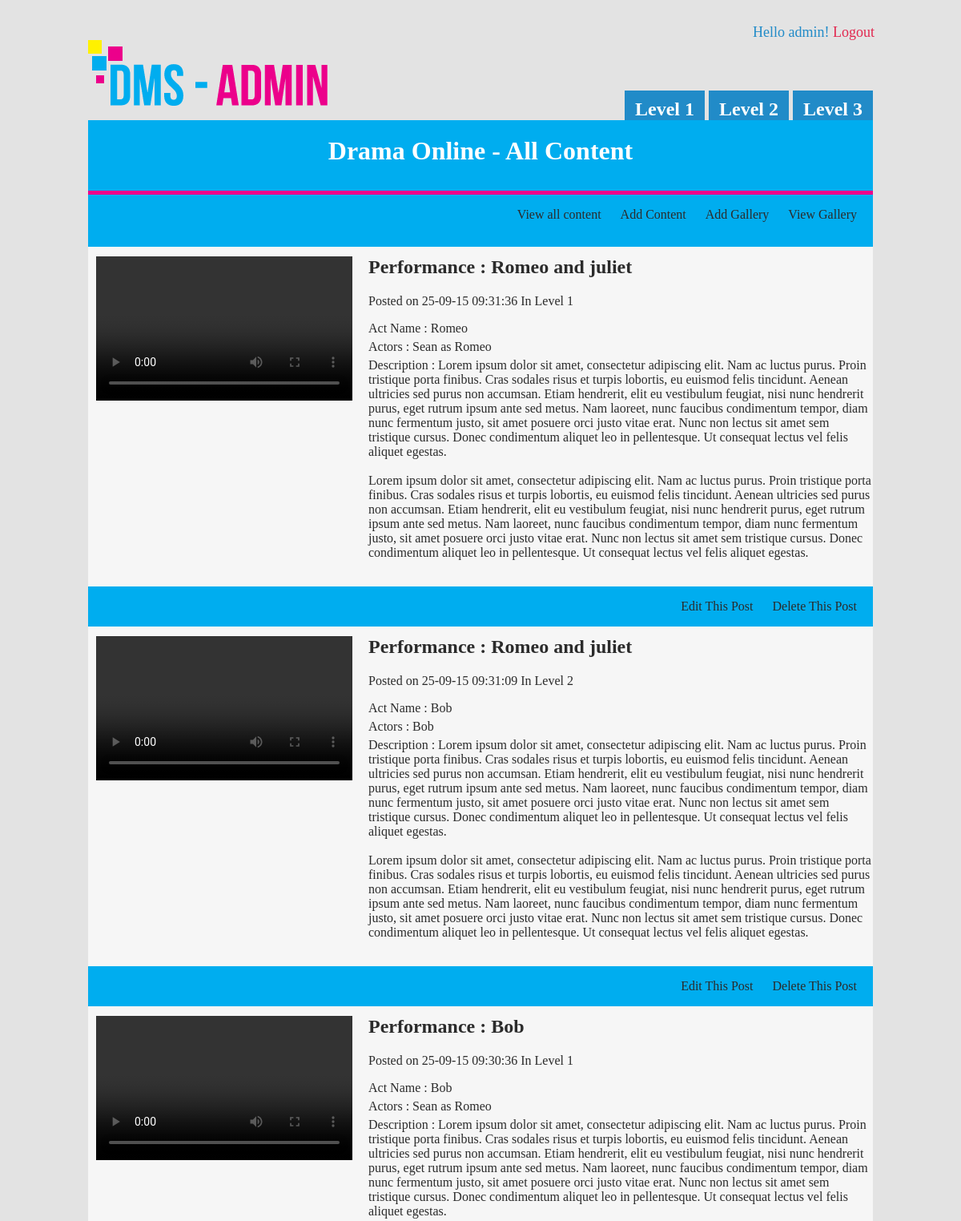
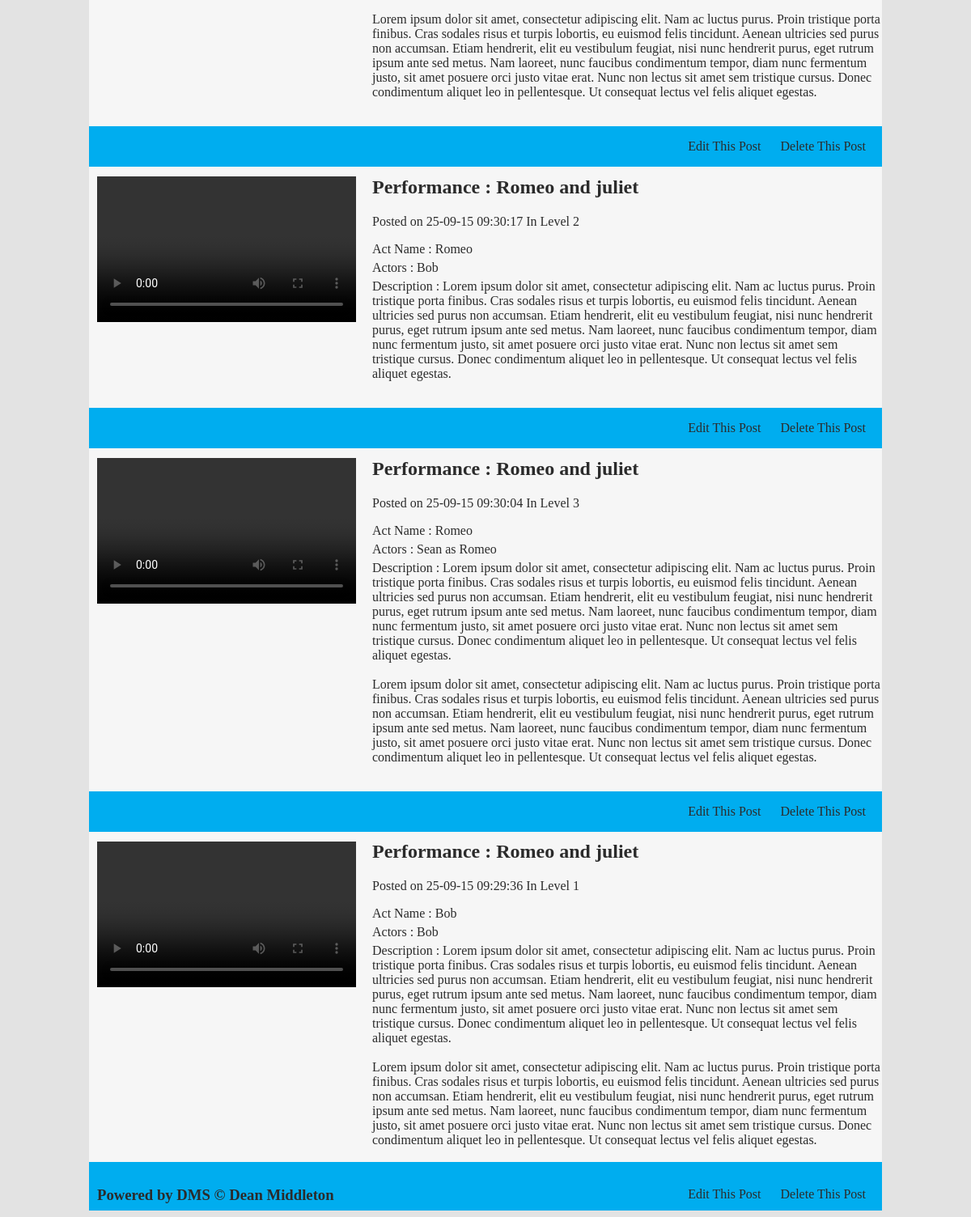
The page /Files/blog/index.php (signed in) on the database its author committed (2 pictures, top to bottom).
### tables this page shows
CREATE TABLE IF NOT EXISTS `categories` (
  `id` int(3) NOT NULL,
  `name` text NOT NULL
);

CREATE TABLE IF NOT EXISTS `posts` (
  `id` int(6) NOT NULL,
  `cat_id` int(3) NOT NULL,
  `title` varchar(255) NOT NULL,
  `act` varchar(100) NOT NULL,
  `characters` varchar(100) NOT NULL,
  `contents` varchar(2000) NOT NULL,
  `videoname` varchar(50) NOT NULL,
  `date_posted` datetime NOT NULL
);

### Files/blog/resources/functions/blog.php (called while the page is built, shortened)
<?php
function get_posts($id = null, $cat_id = null){
    $posts = array();
    $query = "SELECT
              `posts`.`id` AS `post_id` ,
               `categories`.`id` AS `category_id`,
               `title`,`act`,`characters`,`contents`,`videoname`,`date_posted`,
               `categories`.`name`
               FROM `posts`
               INNER JOIN `categories` ON `categories`.`id` = `posts`.`cat_id` " ;
    $query .= "ORDER BY `post_id` DESC";
    $query = mysql_query($query);
    while($row = mysql_fetch_assoc($query)){
    $posts[] = $row;
   }
   return $posts;
}
function get_categories($id = null){
   $categories = array();
   $query = mysql_query("SELECT `id`,`name` FROM `categories`");
   while($row = mysql_fetch_assoc($query)){
    $categories[] = $row;
   }
   return $categories;
}

### Files/blog/index.php (the view, shortened to what this page needs)
<?php
$posts = get_posts((isset($_GET['id']))? $_GET['id'] : null);
?>
<?php
if(!isset($_SESSION["sess_user"])){
	header("location: ../login.php");
} else {
?>
<!DOCTYPE html>
<html>
    <head>
		<link rel="stylesheet" type="text/css" href="resources/cms.css">
    </head>
    <body>
<div id="fullwidth">
<div class="wrapper">
<div id="dmslogo"><img src="images/dmslogo.PNG" /></div>
<div id="navmove">
<?php
foreach(get_categories() as $category){
?>
<div class="cmsnav"><h3><a href="category.php?id=<?php echo $category['id'];?>"><?php echo $category['name']; ?></a></h3></div>
<?php
}
?>
</div>
		<div class="logout">Hello <?=$_SESSION['sess_user'];?>! <a href="../logout.php">Logout</a></div>
		<div class="heading"><h1>Drama Online - All Content</h1></div>
	    <div class="subliner"></div>
	<div class="toolbar">
     <nav>
        <ul>
            <li><a href='index.php' >View all content</a></li>
            <li><a href='add_post.php' >Add Content</a></li>
			<li><a href='add_gallery.php' >Add Gallery</a></li>
			<li><a href='view_gallery.php' >View Gallery</a></li>
        </ul>
     </nav>
     </div>
     <?php
     foreach($posts as $post){
      ?>
	 <div class="line-breaker"></div>
     <div class="dramacontainer">
		<div class="videocon">
			<video width="320" height="180" controls>
				<source src="images/<?php echo $post['videoname']; ?>" type="video/mp4">
			</video>
		</div>
		<div id="test-display">
		<div class="playheader"><h2><a href='index.php?id=<?php echo $post['post_id']; ?>' >Performance : <?php echo $post['title']; ?></a></h2></div>
			<div class="postdetails">
				<p>
					Posted on <?php echo date('d-m-y h:i:s',strtotime($post['date_posted'])); ?>
					In <a href='category.php?id=<?php echo $post['category_id']; ?>' ><?php echo $post['name']; ?></a>
				</p>
			</div>
			<div class="act-name">Act Name : <?php echo $post['act']; ?></div>
			<div class="actors">Actors : <?php echo $post['characters']; ?></div>
			<div class="contents" align="left">Description : <?php echo nl2br($post['contents']); ?></div><br>
			<div class="options">
				<ul>
					<li><a href='edit_post.php?id=<?php echo $post['post_id']; ?>' >Edit This Post</a></li>
					<li><a href='delete_post.php?id=<?php echo $post['post_id']; ?>' >Delete This Post</a></li>
				</ul>
			</div>
		</div>
     <?php
     }
     ?>
	 <div id="footer"><h3>Powered by DMS &copy; Dean Middleton</h3></div>
     </div>
	</div>
</div>
    </body>
</html>
<?php
}
?>

### Files/blog/resources/cms.css (style rules this page uses)
body { background: #e3e3e3; }
ul { list-style: none; }
li { display: inline; margin-right: 20px; }
.toolbar { margin-right: 0px; margin-top: 0px; text-align: center; padding-bottom: 10px; float: right; }
.wrapper { width: 980px; height: auto; background: #00adef; color: #888; margin: 0 auto; padding-bottom: 60px; margin-top: 150px; }
.heading h1 { margin-top: 0px; text-align: center; padding-bottom: 10px; padding-top: 20px; color: #fff; }
a:link { color: #2b2b2b; text-decoration: none; }
.contents { word-wrap: break-word; margin-top: 5px; }
.options { text-align: right; float: right; margin-left: 300px; margin-top: 15px; }
.logout { position: absolute; margin-left: 830px; margin-top: -120px; color: #218bc8; font-size: 18px; }
.logout a { color: #e2284f; }
.subliner { width: 100%; height: 5px; background-color: #ec008b; }
.dramacontainer { width: 980px; height: auto; background-color: #f6f6f6; margin-top: 80px; padding-top: 2px; }
.videocon { width: 320px; height: 180px; background-color: black; margin-left: 10px; margin-top: 10px; }
.playheader { margin-top: -200px; }
.actors { margin-top: 5px; }
.line-breaker { width: 100%; height: 50px; background-color: #00adef; margin-bottom: -80px; margin-top: 15px; }
#test-display { margin-left: 350px; color: #2b2b2b; }
.cmsnav { float: left; text-align: center; width: 100px; height: 45px; background-color: #218bc8; margin-left: 5px; margin-top: 8px; transition: 0.5s; }
.cmsnav h3 { margin-top: 10px; font-size: 24px; color: #fff; }
.cmsnav h3 a { color: #fff; }
#navmove { margin-left: 665px; margin-top: -45px; position: absolute; z-index: -1; }
#dmslogo { position: absolute; margin-left: 0px; margin-top: -100px; }
#footer h3 { text-align: center; position: absolute; margin-left: 10px; margin-top: 30px; color: #2b2b2b; }

### rows shown on the page
categories: name "Level 1"
categories: name "Level 2"
categories: name "Level 3"
posts: title "Romeo and juliet", date_posted "25-09-15 09:31:36", categories.name "Level 1", act "Romeo", characters "Sean as Romeo", contents "Lorem ipsum dolor sit amet, consectetur adipiscing elit. Nam ac luctus purus. Proin tristique porta finibus. Cras sodales risus et turpis lobortis, eu euismod felis tincidunt. Aenean ultricies sed purus non accumsan. Etiam hendrerit, elit eu vestibulum feugiat, nisi nunc hendrerit purus, eget rutrum ipsum ante sed metus. Nam laoreet, nunc faucibus condimentum tempor, diam nunc fermentum justo, sit amet posuere orci justo vitae erat. Nunc non lectus sit amet sem tristique cursus. Donec condimentum aliquet leo in pellentesque. Ut consequat lectus vel felis aliquet egestas. Lorem ipsum dolor sit amet, consectetur adipiscing elit. Nam ac luctus purus. Proin tristique porta finibus. Cras sodales…"
posts: title "Romeo and juliet", date_posted "25-09-15 09:31:09", categories.name "Level 2", act "Bob", characters "Bob", contents "Lorem ipsum dolor sit amet, consectetur adipiscing elit. Nam ac luctus purus. Proin tristique porta finibus. Cras sodales risus et turpis lobortis, eu euismod felis tincidunt. Aenean ultricies sed purus non accumsan. Etiam hendrerit, elit eu vestibulum feugiat, nisi nunc hendrerit purus, eget rutrum ipsum ante sed metus. Nam laoreet, nunc faucibus condimentum tempor, diam nunc fermentum justo, sit amet posuere orci justo vitae erat. Nunc non lectus sit amet sem tristique cursus. Donec condimentum aliquet leo in pellentesque. Ut consequat lectus vel felis aliquet egestas. Lorem ipsum dolor sit amet, consectetur adipiscing elit. Nam ac luctus purus. Proin tristique porta finibus. Cras sodales…"
posts: title "Bob", date_posted "25-09-15 09:30:36", categories.name "Level 1", act "Bob", characters "Sean as Romeo", contents "Lorem ipsum dolor sit amet, consectetur adipiscing elit. Nam ac luctus purus. Proin tristique porta finibus. Cras sodales risus et turpis lobortis, eu euismod felis tincidunt. Aenean ultricies sed purus non accumsan. Etiam hendrerit, elit eu vestibulum feugiat, nisi nunc hendrerit purus, eget rutrum ipsum ante sed metus. Nam laoreet, nunc faucibus condimentum tempor, diam nunc fermentum justo, sit amet posuere orci justo vitae erat. Nunc non lectus sit amet sem tristique cursus. Donec condimentum aliquet leo in pellentesque. Ut consequat lectus vel felis aliquet egestas. Lorem ipsum dolor sit amet, consectetur adipiscing elit. Nam ac luctus purus. Proin tristique porta finibus. Cras sodales…"
posts: title "Romeo and juliet", date_posted "25-09-15 09:30:17", categories.name "Level 2", act "Romeo", characters "Bob", contents "Lorem ipsum dolor sit amet, consectetur adipiscing elit. Nam ac luctus purus. Proin tristique porta finibus. Cras sodales risus et turpis lobortis, eu euismod felis tincidunt. Aenean ultricies sed purus non accumsan. Etiam hendrerit, elit eu vestibulum feugiat, nisi nunc hendrerit purus, eget rutrum ipsum ante sed metus. Nam laoreet, nunc faucibus condimentum tempor, diam nunc fermentum justo, sit amet posuere orci justo vitae erat. Nunc non lectus sit amet sem tristique cursus. Donec condimentum aliquet leo in pellentesque. Ut consequat lectus vel felis aliquet egestas."
posts: title "Romeo and juliet", date_posted "25-09-15 09:30:04", categories.name "Level 3", act "Romeo", characters "Sean as Romeo", contents "Lorem ipsum dolor sit amet, consectetur adipiscing elit. Nam ac luctus purus. Proin tristique porta finibus. Cras sodales risus et turpis lobortis, eu euismod felis tincidunt. Aenean ultricies sed purus non accumsan. Etiam hendrerit, elit eu vestibulum feugiat, nisi nunc hendrerit purus, eget rutrum ipsum ante sed metus. Nam laoreet, nunc faucibus condimentum tempor, diam nunc fermentum justo, sit amet posuere orci justo vitae erat. Nunc non lectus sit amet sem tristique cursus. Donec condimentum aliquet leo in pellentesque. Ut consequat lectus vel felis aliquet egestas. Lorem ipsum dolor sit amet, consectetur adipiscing elit. Nam ac luctus purus. Proin tristique porta finibus. Cras sodales…"
posts: title "Romeo and juliet", date_posted "25-09-15 09:29:36", categories.name "Level 1", act "Bob", characters "Bob", contents "Lorem ipsum dolor sit amet, consectetur adipiscing elit. Nam ac luctus purus. Proin tristique porta finibus. Cras sodales risus et turpis lobortis, eu euismod felis tincidunt. Aenean ultricies sed purus non accumsan. Etiam hendrerit, elit eu vestibulum feugiat, nisi nunc hendrerit purus, eget rutrum ipsum ante sed metus. Nam laoreet, nunc faucibus condimentum tempor, diam nunc fermentum justo, sit amet posuere orci justo vitae erat. Nunc non lectus sit amet sem tristique cursus. Donec condimentum aliquet leo in pellentesque. Ut consequat lectus vel felis aliquet egestas. Lorem ipsum dolor sit amet, consectetur adipiscing elit. Nam ac luctus purus. Proin tristique porta finibus. Cras sodales…"

### other values the page prints
$_SESSION['sess_user'] "admin"
